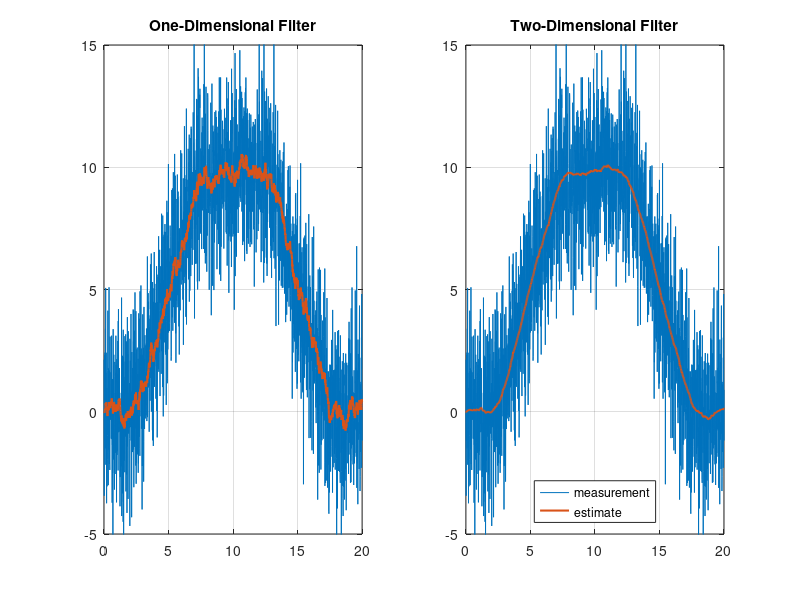

Source code (MATLAB): (Note: this script raises an error after producing the figure.)
%   Simple example function that compares the results of estimating speed 
%   using a Kalman filter with noisy speed measurements, versus estimating 
%   speed using both noisy speed and acceleration measurements. 
function fig = test_kalman_filters_1D_2D

%%  First, a one-dimensional filter:
%
%   Create Noisy Data:
    t = linspace(0, 10, 1000);
    dt = t(2) - t(1);

    za = 2 * exp(-(t - 5).^2 / 2 * 4) / sqrt(2*pi/4);
    za = conv(za, ones(1, length(t)/2), 'same') * dt;
    za = [za, -za];
    zv = cumtrapz(za) * dt;

    t = linspace(0, t(end) * 2, length(t) * 2);
    
    za = za + randn(size(za)) * 1;
    zv = zv + randn(size(zv)) * 2;

%   Initialize Filter:
    xe = zeros(1, 1);
    Pe = zeros(1, 1);

    F = 1;
    Qa = dt;
    Q = F * Qa * F.';

    H = 1;
    R = 2^2;

    x = zeros(1, length(t));
    z = zv;
    
%   Filter Data:
    for i = 1:length(t)

        [xe, Pe] = kalman_filter(xe, Pe, z(:,i));

        x(:,i) = xe;
    end

    fig = figure;
    subplot(1, 2, 1);
    plot(t, zv); grid on; hold on;
    plot(t, x, 'LineWidth', 1.5);
    title('One-Dimensional Filter');
    axis([0 20 -5 15]);
    
%%  Second, a two-dimensional filter:
% 
%   Initialize Filter:
    xe = zeros(2, 1);
    Pe = zeros(2, 2);
    
    F = [1, dt; 0, 1];
    Qa = [0, 0; 0, 1/dt];
    Q = F * Qa * F.';
    
    H = eye(2);
    R = [2^2, 0; 0, 1];
    
    x = zeros(2, length(t));
    z = [zv; za];
    
%   Filter Data:
    for i = 1:length(t)
        
        [xe, Pe] = kalman_filter(xe, Pe, z(:,i));
        
        x(:,i) = xe;
    end
    
    figure(fig);
    subplot(1, 2, 2);
    plot(t, zv); grid on; hold on;
    plot(t, x(1,:), 'LineWidth', 1.5);
    title('Two-Dimensional Filter');
    axis([0 20 -5 15]);
    legend('measurement', 'estimate', 'Location', 'South');
    
    ax = axes(fig, 'visible', 'off');
    ax.XLabel.Visible = 'on';
    ax.YLabel.Visible = 'on';
    ylabel(ax, 'speed (m/s)');
    xlabel(ax, 'time (s)');

        %% KALMAN_FILTER  Standard single iteration of a Kalman filter. 
        %  
        %    [xe, Pe] = KALMAN_FILTER(xe, Pe, z) takes in previous state 
        %    estimates, xe, their covariances, Pe, and current measurements 
        %    to return updated current estimates and covariances. 
        % 
        %    Other parameters F, Q, H, and R are assumed to be global 
        %    variables for this example implementation. 
        function [xe, Pe] = kalman_filter(xe, Pe, z)
        %   1) Predict:
            xp = F * xe;
            Pp = F * Pe * F.' + Q;
            
        %   2) Weigh:  
            K = Pp * H.' * ((H * Pp * H.' + R) \ eye(size(R)));
            
        %   3) Estimate:  
            xe = xp + K * (z - H * xp);
            Pe = (eye(size(Pp)) - K * H) * Pp * (eye(size(Pp)) - K * H).' + K * R * K.';
        end
end
